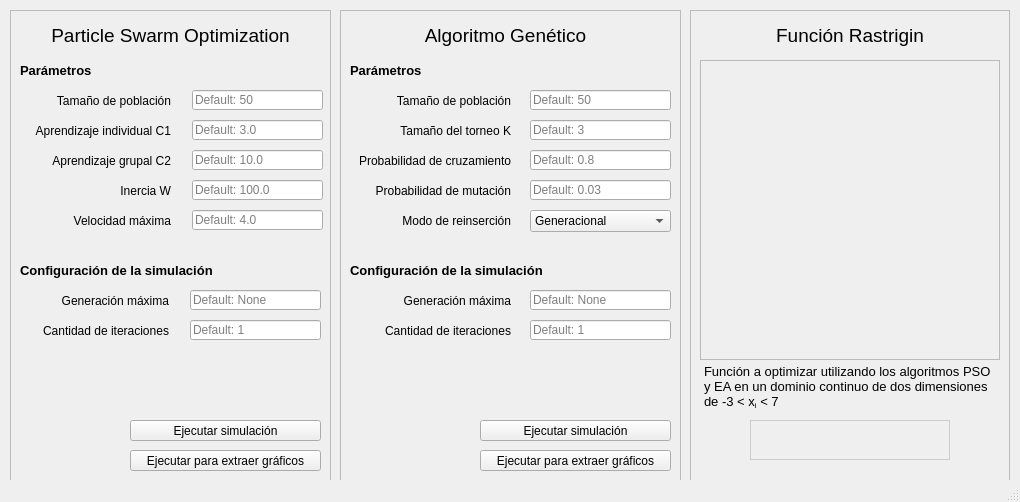
<?xml version="1.0" encoding="UTF-8"?>
<ui version="4.0">
 <class>MainWindow</class>
 <widget class="QMainWindow" name="MainWindow">
  <property name="geometry">
   <rect>
    <x>0</x>
    <y>0</y>
    <width>1020</width>
    <height>502</height>
   </rect>
  </property>
  <property name="windowTitle">
   <string>Maximizador función rastrigin</string>
  </property>
  <property name="styleSheet">
   <string notr="true">QStatusBar {
	background: transparent;
	font: 75 italic 9pt &quot;Arial&quot;;
	color: rgb(98, 195, 0);
}</string>
  </property>
  <widget class="QWidget" name="centralwidget">
   <widget class="QFrame" name="frame">
    <property name="geometry">
     <rect>
      <x>10</x>
      <y>10</y>
      <width>321</width>
      <height>471</height>
     </rect>
    </property>
    <property name="styleSheet">
     <string notr="true">QFrame {
	border: 1px solid #BBBBBB;
}</string>
    </property>
    <property name="frameShape">
     <enum>QFrame::StyledPanel</enum>
    </property>
    <property name="frameShadow">
     <enum>QFrame::Raised</enum>
    </property>
    <widget class="QLabel" name="label">
     <property name="geometry">
      <rect>
       <x>10</x>
       <y>10</y>
       <width>301</width>
       <height>31</height>
      </rect>
     </property>
     <property name="font">
      <font>
       <family>Arial</family>
       <pointsize>14</pointsize>
      </font>
     </property>
     <property name="styleSheet">
      <string notr="true">QLabel {
	border: none;
}</string>
     </property>
     <property name="text">
      <string>Particle Swarm Optimization</string>
     </property>
     <property name="alignment">
      <set>Qt::AlignCenter</set>
     </property>
    </widget>
    <widget class="QLineEdit" name="pso_n">
     <property name="geometry">
      <rect>
       <x>182</x>
       <y>80</y>
       <width>131</width>
       <height>20</height>
      </rect>
     </property>
     <property name="placeholderText">
      <string>Default: 50</string>
     </property>
    </widget>
    <widget class="QLineEdit" name="input_c1">
     <property name="geometry">
      <rect>
       <x>182</x>
       <y>110</y>
       <width>131</width>
       <height>20</height>
      </rect>
     </property>
     <property name="placeholderText">
      <string>Default: 3.0</string>
     </property>
    </widget>
    <widget class="QLineEdit" name="input_c2">
     <property name="geometry">
      <rect>
       <x>182</x>
       <y>140</y>
       <width>131</width>
       <height>20</height>
      </rect>
     </property>
     <property name="placeholderText">
      <string>Default: 10.0</string>
     </property>
    </widget>
    <widget class="QLineEdit" name="input_w">
     <property name="geometry">
      <rect>
       <x>182</x>
       <y>170</y>
       <width>131</width>
       <height>20</height>
      </rect>
     </property>
     <property name="placeholderText">
      <string>Default: 100.0</string>
     </property>
    </widget>
    <widget class="QLineEdit" name="input_vel">
     <property name="geometry">
      <rect>
       <x>182</x>
       <y>200</y>
       <width>131</width>
       <height>20</height>
      </rect>
     </property>
     <property name="placeholderText">
      <string>Default: 4.0</string>
     </property>
    </widget>
    <widget class="QLabel" name="label_6">
     <property name="geometry">
      <rect>
       <x>10</x>
       <y>80</y>
       <width>151</width>
       <height>21</height>
      </rect>
     </property>
     <property name="font">
      <font>
       <family>Arial</family>
       <pointsize>9</pointsize>
      </font>
     </property>
     <property name="styleSheet">
      <string notr="true">QLabel {
	border: none;
}</string>
     </property>
     <property name="text">
      <string>Tamaño de población</string>
     </property>
     <property name="alignment">
      <set>Qt::AlignRight|Qt::AlignTrailing|Qt::AlignVCenter</set>
     </property>
    </widget>
    <widget class="QLabel" name="label_7">
     <property name="geometry">
      <rect>
       <x>10</x>
       <y>110</y>
       <width>151</width>
       <height>21</height>
      </rect>
     </property>
     <property name="font">
      <font>
       <family>Arial</family>
       <pointsize>9</pointsize>
      </font>
     </property>
     <property name="styleSheet">
      <string notr="true">QLabel {
	border: none;
}</string>
     </property>
     <property name="text">
      <string>Aprendizaje individual C1</string>
     </property>
     <property name="alignment">
      <set>Qt::AlignRight|Qt::AlignTrailing|Qt::AlignVCenter</set>
     </property>
    </widget>
    <widget class="QLabel" name="label_8">
     <property name="geometry">
      <rect>
       <x>10</x>
       <y>140</y>
       <width>151</width>
       <height>21</height>
      </rect>
     </property>
     <property name="font">
      <font>
       <family>Arial</family>
       <pointsize>9</pointsize>
      </font>
     </property>
     <property name="styleSheet">
      <string notr="true">QLabel {
	border: none;
}</string>
     </property>
     <property name="text">
      <string>Aprendizaje grupal C2</string>
     </property>
     <property name="alignment">
      <set>Qt::AlignRight|Qt::AlignTrailing|Qt::AlignVCenter</set>
     </property>
    </widget>
    <widget class="QLabel" name="label_9">
     <property name="geometry">
      <rect>
       <x>10</x>
       <y>170</y>
       <width>151</width>
       <height>21</height>
      </rect>
     </property>
     <property name="font">
      <font>
       <family>Arial</family>
       <pointsize>9</pointsize>
      </font>
     </property>
     <property name="styleSheet">
      <string notr="true">QLabel {
	border: none;
}</string>
     </property>
     <property name="text">
      <string>Inercia W</string>
     </property>
     <property name="alignment">
      <set>Qt::AlignRight|Qt::AlignTrailing|Qt::AlignVCenter</set>
     </property>
    </widget>
    <widget class="QLabel" name="label_10">
     <property name="geometry">
      <rect>
       <x>10</x>
       <y>200</y>
       <width>151</width>
       <height>21</height>
      </rect>
     </property>
     <property name="font">
      <font>
       <family>Arial</family>
       <pointsize>9</pointsize>
      </font>
     </property>
     <property name="styleSheet">
      <string notr="true">QLabel {
	border: none;
}</string>
     </property>
     <property name="text">
      <string>Velocidad máxima</string>
     </property>
     <property name="alignment">
      <set>Qt::AlignRight|Qt::AlignTrailing|Qt::AlignVCenter</set>
     </property>
    </widget>
    <widget class="QPushButton" name="exec_pso">
     <property name="geometry">
      <rect>
       <x>120</x>
       <y>410</y>
       <width>191</width>
       <height>21</height>
      </rect>
     </property>
     <property name="font">
      <font>
       <family>Arial</family>
      </font>
     </property>
     <property name="text">
      <string>Ejecutar simulación</string>
     </property>
    </widget>
    <widget class="QPushButton" name="graph_pso">
     <property name="geometry">
      <rect>
       <x>120</x>
       <y>440</y>
       <width>191</width>
       <height>21</height>
      </rect>
     </property>
     <property name="font">
      <font>
       <family>Arial</family>
      </font>
     </property>
     <property name="text">
      <string>Ejecutar para extraer gráficos</string>
     </property>
    </widget>
    <widget class="QLabel" name="label_16">
     <property name="geometry">
      <rect>
       <x>10</x>
       <y>50</y>
       <width>301</width>
       <height>21</height>
      </rect>
     </property>
     <property name="font">
      <font>
       <family>Arial</family>
       <pointsize>10</pointsize>
       <weight>75</weight>
       <bold>true</bold>
      </font>
     </property>
     <property name="styleSheet">
      <string notr="true">QLabel {
	border: none;
}</string>
     </property>
     <property name="text">
      <string>Parámetros</string>
     </property>
     <property name="alignment">
      <set>Qt::AlignLeading|Qt::AlignLeft|Qt::AlignVCenter</set>
     </property>
    </widget>
    <widget class="QLabel" name="label_17">
     <property name="geometry">
      <rect>
       <x>10</x>
       <y>250</y>
       <width>301</width>
       <height>21</height>
      </rect>
     </property>
     <property name="font">
      <font>
       <family>Arial</family>
       <pointsize>10</pointsize>
       <weight>75</weight>
       <bold>true</bold>
      </font>
     </property>
     <property name="styleSheet">
      <string notr="true">QLabel {
	border: none;
}</string>
     </property>
     <property name="text">
      <string>Configuración de la simulación</string>
     </property>
     <property name="alignment">
      <set>Qt::AlignLeading|Qt::AlignLeft|Qt::AlignVCenter</set>
     </property>
    </widget>
    <widget class="QLineEdit" name="max_gen_pso">
     <property name="geometry">
      <rect>
       <x>180</x>
       <y>280</y>
       <width>131</width>
       <height>20</height>
      </rect>
     </property>
     <property name="placeholderText">
      <string>Default: None</string>
     </property>
    </widget>
    <widget class="QLabel" name="label_22">
     <property name="geometry">
      <rect>
       <x>8</x>
       <y>280</y>
       <width>151</width>
       <height>21</height>
      </rect>
     </property>
     <property name="font">
      <font>
       <family>Arial</family>
       <pointsize>9</pointsize>
      </font>
     </property>
     <property name="styleSheet">
      <string notr="true">QLabel {
	border: none;
}</string>
     </property>
     <property name="text">
      <string>Generación máxima</string>
     </property>
     <property name="alignment">
      <set>Qt::AlignRight|Qt::AlignTrailing|Qt::AlignVCenter</set>
     </property>
    </widget>
    <widget class="QLineEdit" name="iter_pso">
     <property name="geometry">
      <rect>
       <x>180</x>
       <y>310</y>
       <width>131</width>
       <height>20</height>
      </rect>
     </property>
     <property name="placeholderText">
      <string>Default: 1</string>
     </property>
    </widget>
    <widget class="QLabel" name="label_23">
     <property name="geometry">
      <rect>
       <x>8</x>
       <y>310</y>
       <width>151</width>
       <height>21</height>
      </rect>
     </property>
     <property name="font">
      <font>
       <family>Arial</family>
       <pointsize>9</pointsize>
      </font>
     </property>
     <property name="styleSheet">
      <string notr="true">QLabel {
	border: none;
}</string>
     </property>
     <property name="text">
      <string>Cantidad de iteraciones</string>
     </property>
     <property name="alignment">
      <set>Qt::AlignRight|Qt::AlignTrailing|Qt::AlignVCenter</set>
     </property>
    </widget>
   </widget>
   <widget class="QFrame" name="frame_2">
    <property name="geometry">
     <rect>
      <x>340</x>
      <y>10</y>
      <width>341</width>
      <height>471</height>
     </rect>
    </property>
    <property name="styleSheet">
     <string notr="true">QFrame {
	border: 1px solid #BBBBBB;
}</string>
    </property>
    <property name="frameShape">
     <enum>QFrame::StyledPanel</enum>
    </property>
    <property name="frameShadow">
     <enum>QFrame::Raised</enum>
    </property>
    <widget class="QLabel" name="label_2">
     <property name="geometry">
      <rect>
       <x>10</x>
       <y>10</y>
       <width>311</width>
       <height>31</height>
      </rect>
     </property>
     <property name="font">
      <font>
       <family>Arial</family>
       <pointsize>14</pointsize>
      </font>
     </property>
     <property name="styleSheet">
      <string notr="true">QLabel {
	border: none;
}</string>
     </property>
     <property name="text">
      <string>Algoritmo Genético</string>
     </property>
     <property name="alignment">
      <set>Qt::AlignCenter</set>
     </property>
    </widget>
    <widget class="QLineEdit" name="input_k">
     <property name="geometry">
      <rect>
       <x>190</x>
       <y>110</y>
       <width>141</width>
       <height>20</height>
      </rect>
     </property>
     <property name="placeholderText">
      <string>Default: 3</string>
     </property>
    </widget>
    <widget class="QLineEdit" name="input_pc">
     <property name="geometry">
      <rect>
       <x>190</x>
       <y>140</y>
       <width>141</width>
       <height>20</height>
      </rect>
     </property>
     <property name="placeholderText">
      <string>Default: 0.8</string>
     </property>
    </widget>
    <widget class="QLabel" name="label_12">
     <property name="geometry">
      <rect>
       <x>10</x>
       <y>140</y>
       <width>161</width>
       <height>21</height>
      </rect>
     </property>
     <property name="font">
      <font>
       <family>Arial</family>
       <pointsize>9</pointsize>
      </font>
     </property>
     <property name="styleSheet">
      <string notr="true">QLabel {
	border: none;
}</string>
     </property>
     <property name="text">
      <string>Probabilidad de cruzamiento</string>
     </property>
     <property name="alignment">
      <set>Qt::AlignRight|Qt::AlignTrailing|Qt::AlignVCenter</set>
     </property>
    </widget>
    <widget class="QLabel" name="label_13">
     <property name="geometry">
      <rect>
       <x>10</x>
       <y>200</y>
       <width>161</width>
       <height>21</height>
      </rect>
     </property>
     <property name="font">
      <font>
       <family>Arial</family>
       <pointsize>9</pointsize>
      </font>
     </property>
     <property name="styleSheet">
      <string notr="true">QLabel {
	border: none;
}</string>
     </property>
     <property name="text">
      <string>Modo de reinserción</string>
     </property>
     <property name="alignment">
      <set>Qt::AlignRight|Qt::AlignTrailing|Qt::AlignVCenter</set>
     </property>
    </widget>
    <widget class="QLabel" name="label_14">
     <property name="geometry">
      <rect>
       <x>10</x>
       <y>80</y>
       <width>161</width>
       <height>21</height>
      </rect>
     </property>
     <property name="font">
      <font>
       <family>Arial</family>
       <pointsize>9</pointsize>
      </font>
     </property>
     <property name="styleSheet">
      <string notr="true">QLabel {
	border: none;
}</string>
     </property>
     <property name="text">
      <string>Tamaño de población</string>
     </property>
     <property name="alignment">
      <set>Qt::AlignRight|Qt::AlignTrailing|Qt::AlignVCenter</set>
     </property>
    </widget>
    <widget class="QLineEdit" name="input_pm">
     <property name="geometry">
      <rect>
       <x>190</x>
       <y>170</y>
       <width>141</width>
       <height>20</height>
      </rect>
     </property>
     <property name="placeholderText">
      <string>Default: 0.03</string>
     </property>
    </widget>
    <widget class="QLineEdit" name="ea_n">
     <property name="geometry">
      <rect>
       <x>190</x>
       <y>80</y>
       <width>141</width>
       <height>20</height>
      </rect>
     </property>
     <property name="placeholderText">
      <string>Default: 50</string>
     </property>
    </widget>
    <widget class="QLabel" name="label_11">
     <property name="geometry">
      <rect>
       <x>10</x>
       <y>170</y>
       <width>161</width>
       <height>21</height>
      </rect>
     </property>
     <property name="font">
      <font>
       <family>Arial</family>
       <pointsize>9</pointsize>
      </font>
     </property>
     <property name="styleSheet">
      <string notr="true">QLabel {
	border: none;
}</string>
     </property>
     <property name="text">
      <string>Probabilidad de mutación</string>
     </property>
     <property name="alignment">
      <set>Qt::AlignRight|Qt::AlignTrailing|Qt::AlignVCenter</set>
     </property>
    </widget>
    <widget class="QLabel" name="label_15">
     <property name="geometry">
      <rect>
       <x>10</x>
       <y>110</y>
       <width>161</width>
       <height>21</height>
      </rect>
     </property>
     <property name="font">
      <font>
       <family>Arial</family>
       <pointsize>9</pointsize>
      </font>
     </property>
     <property name="styleSheet">
      <string notr="true">QLabel {
	border: none;
}</string>
     </property>
     <property name="text">
      <string>Tamaño del torneo K</string>
     </property>
     <property name="alignment">
      <set>Qt::AlignRight|Qt::AlignTrailing|Qt::AlignVCenter</set>
     </property>
    </widget>
    <widget class="QComboBox" name="input_reinsercion">
     <property name="geometry">
      <rect>
       <x>190</x>
       <y>200</y>
       <width>141</width>
       <height>22</height>
      </rect>
     </property>
     <item>
      <property name="text">
       <string>Generacional</string>
      </property>
     </item>
     <item>
      <property name="text">
       <string>Steady state</string>
      </property>
     </item>
    </widget>
    <widget class="QLabel" name="label_19">
     <property name="geometry">
      <rect>
       <x>10</x>
       <y>250</y>
       <width>301</width>
       <height>21</height>
      </rect>
     </property>
     <property name="font">
      <font>
       <family>Arial</family>
       <pointsize>10</pointsize>
       <weight>75</weight>
       <bold>true</bold>
      </font>
     </property>
     <property name="styleSheet">
      <string notr="true">QLabel {
	border: none;
}</string>
     </property>
     <property name="text">
      <string>Configuración de la simulación</string>
     </property>
     <property name="alignment">
      <set>Qt::AlignLeading|Qt::AlignLeft|Qt::AlignVCenter</set>
     </property>
    </widget>
    <widget class="QLabel" name="label_21">
     <property name="geometry">
      <rect>
       <x>10</x>
       <y>50</y>
       <width>301</width>
       <height>21</height>
      </rect>
     </property>
     <property name="font">
      <font>
       <family>Arial</family>
       <pointsize>10</pointsize>
       <weight>75</weight>
       <bold>true</bold>
      </font>
     </property>
     <property name="styleSheet">
      <string notr="true">QLabel {
	border: none;
}</string>
     </property>
     <property name="text">
      <string>Parámetros</string>
     </property>
     <property name="alignment">
      <set>Qt::AlignLeading|Qt::AlignLeft|Qt::AlignVCenter</set>
     </property>
    </widget>
    <widget class="QPushButton" name="exec_ea">
     <property name="geometry">
      <rect>
       <x>140</x>
       <y>410</y>
       <width>191</width>
       <height>21</height>
      </rect>
     </property>
     <property name="font">
      <font>
       <family>Arial</family>
      </font>
     </property>
     <property name="text">
      <string>Ejecutar simulación</string>
     </property>
    </widget>
    <widget class="QPushButton" name="graph_ea">
     <property name="geometry">
      <rect>
       <x>140</x>
       <y>440</y>
       <width>191</width>
       <height>21</height>
      </rect>
     </property>
     <property name="font">
      <font>
       <family>Arial</family>
      </font>
     </property>
     <property name="text">
      <string>Ejecutar para extraer gráficos</string>
     </property>
    </widget>
    <widget class="QLineEdit" name="max_gen_ea">
     <property name="geometry">
      <rect>
       <x>190</x>
       <y>280</y>
       <width>141</width>
       <height>20</height>
      </rect>
     </property>
     <property name="text">
      <string/>
     </property>
     <property name="placeholderText">
      <string>Default: None</string>
     </property>
    </widget>
    <widget class="QLabel" name="label_24">
     <property name="geometry">
      <rect>
       <x>10</x>
       <y>280</y>
       <width>161</width>
       <height>21</height>
      </rect>
     </property>
     <property name="font">
      <font>
       <family>Arial</family>
       <pointsize>9</pointsize>
      </font>
     </property>
     <property name="styleSheet">
      <string notr="true">QLabel {
	border: none;
}</string>
     </property>
     <property name="text">
      <string>Generación máxima</string>
     </property>
     <property name="alignment">
      <set>Qt::AlignRight|Qt::AlignTrailing|Qt::AlignVCenter</set>
     </property>
    </widget>
    <widget class="QLabel" name="label_25">
     <property name="geometry">
      <rect>
       <x>10</x>
       <y>310</y>
       <width>161</width>
       <height>21</height>
      </rect>
     </property>
     <property name="font">
      <font>
       <family>Arial</family>
       <pointsize>9</pointsize>
      </font>
     </property>
     <property name="styleSheet">
      <string notr="true">QLabel {
	border: none;
}</string>
     </property>
     <property name="text">
      <string>Cantidad de iteraciones</string>
     </property>
     <property name="alignment">
      <set>Qt::AlignRight|Qt::AlignTrailing|Qt::AlignVCenter</set>
     </property>
    </widget>
    <widget class="QLineEdit" name="iter_ea">
     <property name="geometry">
      <rect>
       <x>190</x>
       <y>310</y>
       <width>141</width>
       <height>20</height>
      </rect>
     </property>
     <property name="placeholderText">
      <string>Default: 1</string>
     </property>
    </widget>
   </widget>
   <widget class="QFrame" name="frame_3">
    <property name="geometry">
     <rect>
      <x>690</x>
      <y>10</y>
      <width>320</width>
      <height>471</height>
     </rect>
    </property>
    <property name="styleSheet">
     <string notr="true">QFrame {
	border: 1px solid #BBBBBB;
}</string>
    </property>
    <property name="frameShape">
     <enum>QFrame::StyledPanel</enum>
    </property>
    <property name="frameShadow">
     <enum>QFrame::Raised</enum>
    </property>
    <widget class="QLabel" name="label_4">
     <property name="geometry">
      <rect>
       <x>10</x>
       <y>10</y>
       <width>300</width>
       <height>31</height>
      </rect>
     </property>
     <property name="maximumSize">
      <size>
       <width>300</width>
       <height>100</height>
      </size>
     </property>
     <property name="font">
      <font>
       <family>Arial</family>
       <pointsize>14</pointsize>
      </font>
     </property>
     <property name="styleSheet">
      <string notr="true">QLabel {
	border: none;
}</string>
     </property>
     <property name="text">
      <string>Función Rastrigin</string>
     </property>
     <property name="alignment">
      <set>Qt::AlignCenter</set>
     </property>
    </widget>
    <widget class="QLabel" name="label_3">
     <property name="geometry">
      <rect>
       <x>10</x>
       <y>50</y>
       <width>300</width>
       <height>300</height>
      </rect>
     </property>
     <property name="minimumSize">
      <size>
       <width>300</width>
       <height>300</height>
      </size>
     </property>
     <property name="maximumSize">
      <size>
       <width>300</width>
       <height>300</height>
      </size>
     </property>
     <property name="text">
      <string/>
     </property>
     <property name="pixmap">
      <pixmap>../../assets/rastrigin_heatmap.png</pixmap>
     </property>
     <property name="scaledContents">
      <bool>true</bool>
     </property>
    </widget>
    <widget class="QTextBrowser" name="textBrowser">
     <property name="geometry">
      <rect>
       <x>10</x>
       <y>350</y>
       <width>300</width>
       <height>61</height>
      </rect>
     </property>
     <property name="maximumSize">
      <size>
       <width>16777215</width>
       <height>16777215</height>
      </size>
     </property>
     <property name="font">
      <font>
       <family>Arial</family>
       <pointsize>10</pointsize>
      </font>
     </property>
     <property name="styleSheet">
      <string notr="true">QTextBrowser {
	border: none;
	background: transparent;
}</string>
     </property>
     <property name="html">
      <string>&lt;!DOCTYPE HTML PUBLIC &quot;-//W3C//DTD HTML 4.0//EN&quot; &quot;http://www.w3.org/TR/REC-html40/strict.dtd&quot;&gt;
&lt;html&gt;&lt;head&gt;&lt;meta name=&quot;qrichtext&quot; content=&quot;1&quot; /&gt;&lt;style type=&quot;text/css&quot;&gt;
p, li { white-space: pre-wrap; }
&lt;/style&gt;&lt;/head&gt;&lt;body style=&quot; font-family:'Arial'; font-size:10pt; font-weight:400; font-style:normal;&quot;&gt;
&lt;p style=&quot; margin-top:0px; margin-bottom:0px; margin-left:0px; margin-right:0px; -qt-block-indent:0; text-indent:0px;&quot;&gt;&lt;span style=&quot; font-family:'MS Shell Dlg 2';&quot;&gt;Función a optimizar utilizando los algoritmos PSO y EA en un dominio continuo de dos dimensiones de -3 &amp;lt; x&lt;/span&gt;&lt;span style=&quot; font-family:'MS Shell Dlg 2'; vertical-align:sub;&quot;&gt;i&lt;/span&gt;&lt;span style=&quot; font-family:'MS Shell Dlg 2';&quot;&gt; &amp;lt; 7&lt;/span&gt;&lt;/p&gt;&lt;/body&gt;&lt;/html&gt;</string>
     </property>
    </widget>
    <widget class="QLabel" name="label_5">
     <property name="geometry">
      <rect>
       <x>60</x>
       <y>410</y>
       <width>200</width>
       <height>40</height>
      </rect>
     </property>
     <property name="minimumSize">
      <size>
       <width>0</width>
       <height>40</height>
      </size>
     </property>
     <property name="maximumSize">
      <size>
       <width>200</width>
       <height>40</height>
      </size>
     </property>
     <property name="styleSheet">
      <string notr="true">QLabel {
	border: 1px solid #CCCCCC;
}</string>
     </property>
     <property name="text">
      <string/>
     </property>
     <property name="pixmap">
      <pixmap>../../assets/rastrigin_function.png</pixmap>
     </property>
     <property name="scaledContents">
      <bool>true</bool>
     </property>
    </widget>
   </widget>
  </widget>
  <widget class="QStatusBar" name="statusBar"/>
 </widget>
 <resources/>
 <connections/>
</ui>
